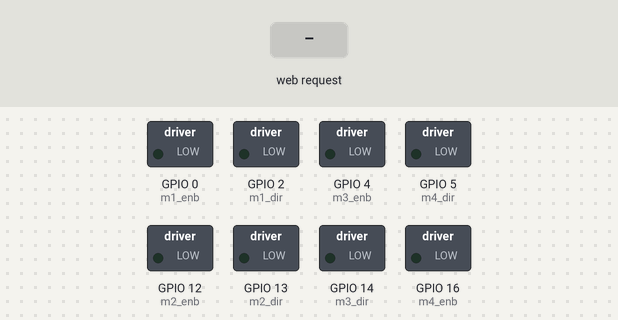
A sketch run on a simulated ESP8266 (NodeMCU). Parts: switched loads named in the sketch (green lamp = pin HIGH). Inputs (shaded band) come from the test bench. What the sketch prints to the serial monitor is not drawn.

Above: at 1.2 s.
1.3 s: HTTP request GET /m1/f received
At 2.1 s:
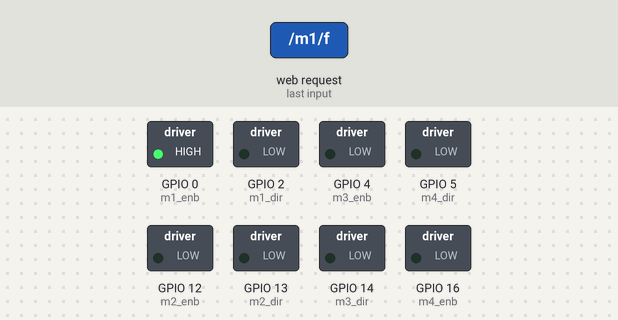
2.8 s: HTTP request GET /m1/b received
At 3.2 s:
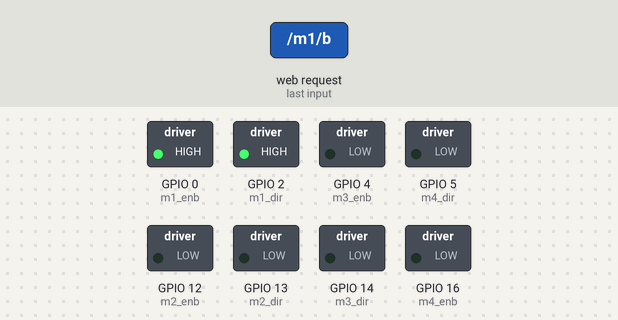
4.3 s: HTTP request GET /m1/s received
At 5.5 s:
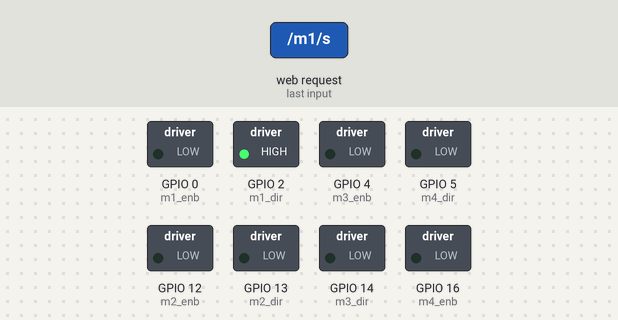
5.8 s: HTTP request GET /m2/f received
At 6.7 s:
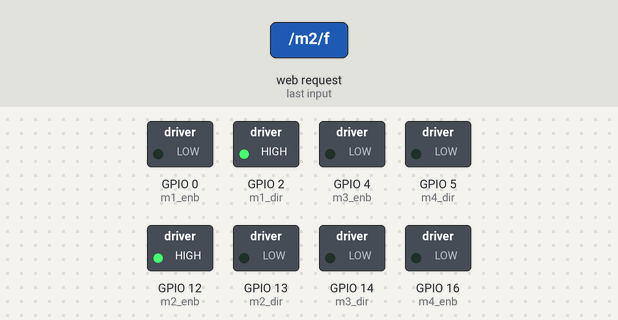
7.3 s: HTTP request GET /m2/b received
At 7.8 s:
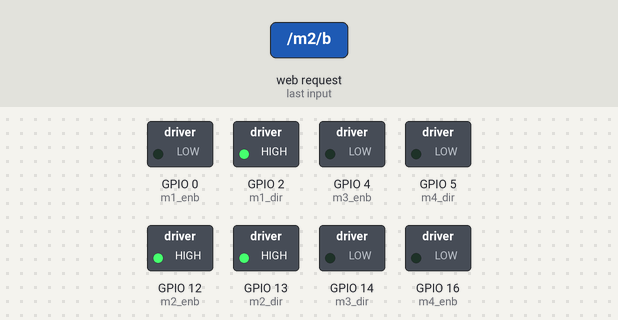
8.8 s: HTTP request GET /m2/s received
At 10.2 s:
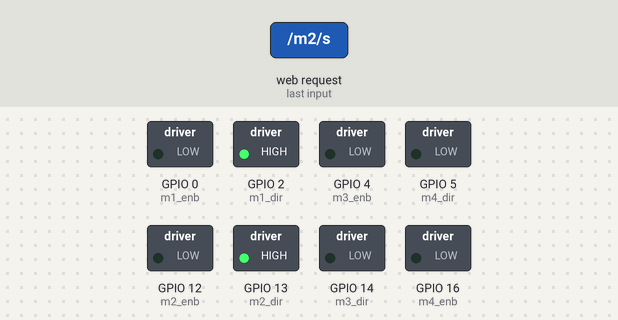
Timing chart, 0 to 11.3 s (numbered marks = the images above; inputs shaded):
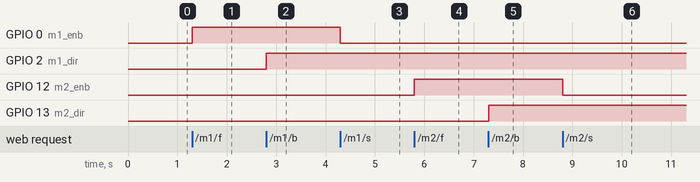

Measured:
- after the input at 1.3 s, GPIO 0 (m1_enb): LOW → HIGH at once
- after the input at 2.8 s, GPIO 2 (m1_dir): LOW → HIGH at once
- after the input at 4.3 s, GPIO 0 (m1_enb): HIGH → LOW at once
- after the input at 5.8 s, GPIO 12 (m2_enb): LOW → HIGH at once
- after the input at 7.3 s, GPIO 13 (m2_dir): LOW → HIGH at once
- after the input at 8.8 s, GPIO 12 (m2_enb): HIGH → LOW at once

The sketch:

WiFiAP-WiFiManualWebServer-DCM-button01-my-ok.ino
```cpp
#include <ESP8266WiFi.h>
#include <WiFiClient.h>
#include <WiFiServer.h>

#ifndef APSSID
#if __has_include("secrets.h")
#include "secrets.h"
#else
#define APSSID "CHANGE_ME"
#define APPSK  "CHANGE_ME_1234"
#endif
#endif

/* Set these to your desired credentials. */
const char *ssid = APSSID; //APSSID
const char *password = APPSK; //APPSK

//ESP8266WebServer server(80);
WiFiServer server(80);

int speed = 550; //PWM: 0~1023

// DC모터 드라이버 연결 핀
#define m1_dir  2 //gpio2, d9
#define m1_enb  0 //gpio0, d8
#define m2_dir  13 //gpio13, d7
#define m2_enb  12 //gpio12, d6
#define m3_dir  14 //gpio14, d5
#define m3_enb  4 //gpio4, d4
#define m4_dir  5 //gpio5, d3
#define m4_enb  16 //gpio16, d2

static int val1=2;
static int val2=2;
static int val3=2;
static int val4=2;

void setup() {
  Serial.begin(115200);
  /* You can remove the password parameter if you want the AP to be open. */
  WiFi.softAP(ssid, password);

  IPAddress myIP = WiFi.softAPIP();
  Serial.print("AP IP address: ");
  Serial.println(myIP);

  server.begin();
  //Serial.println("HTTP server started");

  //======================
  pinMode(m1_dir, OUTPUT); // m1_dir
  pinMode(m1_enb, OUTPUT); // m1_enb
  pinMode(m2_dir, OUTPUT); // m2_dir
  pinMode(m2_enb, OUTPUT); // m2_enb
  pinMode(m3_dir, OUTPUT); // m3_dir
  pinMode(m3_enb, OUTPUT); // m3_enb
  pinMode(m4_dir, OUTPUT); // m4_dir
  pinMode(m4_enb, OUTPUT); // m4_enb
}

void loop() {
  // Check if a client has connected
  WiFiClient client = server.available();
  if (!client) {
    return;
  }
  //Serial.println(F("new client"));

  client.setTimeout(2000); // default is 1000

  // Read the first line of the request
  String req = client.readStringUntil('\r');
  //Serial.println(F("request: "));
  //Serial.println(req);

  // Match the request
  //int val;
  if (req.indexOf(F("/m1/f")) != -1) {
    val1 = 0;
  } else if (req.indexOf(F("/m1/b")) != -1) {
    val1 = 1;
  } else if (req.indexOf(F("/m1/s")) != -1) {
    val1 = 2;
  } else if (req.indexOf(F("/m2/f")) != -1) {
    val2 = 0;
  } else if (req.indexOf(F("/m2/b")) != -1) {
    val2 = 1;
  } else if (req.indexOf(F("/m2/s")) != -1) {
    val2 = 2;
  } else if (req.indexOf(F("/m3/f")) != -1) {
    val3 = 0;
  } else if (req.indexOf(F("/m3/b")) != -1) {
    val3 = 1;
  } else if (req.indexOf(F("/m3/s")) != -1) {
    val3 = 2;
  } else if (req.indexOf(F("/m4/f")) != -1) {
    val4 = 0;
  } else if (req.indexOf(F("/m4/b")) != -1) {
    val4 = 1;
  } else if (req.indexOf(F("/m4/s")) != -1) {
    val4 = 2;
  } else {
    Serial.println(F("invalid request"));
  }
  /*
  Serial.print("val1:");
  Serial.println(val1);
  Serial.print("val2:");
  Serial.println(val2);
  Serial.print("val3:");
  Serial.println(val3);
  Serial.print("val4:");
  Serial.println(val4);
  */

  if(val1 == 0){
    m1_goForward(speed);
  }
  else if(val1 == 1){
    m1_goBackward(speed);
  }
  else{
    m1_stop();
  }

  if(val2 == 0){
    m2_goForward(speed);
  }
  else if(val2 == 1){
    m2_goBackward(speed);
  }
  else{
    m2_stop();
  }

  if(val3 == 0){
    m3_goForward(speed);
  }
  else if(val3 == 1){
    m3_goBackward(speed);
  }
  else{
    m3_stop();
  }

  if(val4 == 0){
    m4_goForward(speed);
  }
  else if(val4 == 1){
    m4_goBackward(speed);
  }
  else{
    m4_stop();
  }

  // read/ignore the rest of the request
  // do not client.flush(): it is for output only, see below
  while (client.available()) {
    // byte by byte is not very efficient
    client.read();
  }

  // Send the response to the client
  // it is OK for multiple small client.print/write,
  // because nagle algorithm will group them into one single packet
  //client.print(F("HTTP/1.1 200 OK\r\nContent-Type: text/html\r\n\r\n<!DOCTYPE HTML>\r\n<html>\r\nGPIO is now "));
  client.println("HTTP/1.1 200 OK");
  client.println("Content-type:text/html");
  client.println("Connection: close");
  client.println();
  // Display the HTML web page
  client.println("<!DOCTYPE html><html>");
  client.println("<head><meta name=\"viewport\" content=\"width=device-width, initial-scale=1\">");
  client.println("<title>DC Motor Control</title>");
  client.println("<link rel=\"icon\" href=\"data:,\">");
  // CSS to style the on/off buttons
  // Feel free to change the background-color and font-size attributes to fit your preferences
  client.println("<style>html { font-family: Helvetica; display: inline-block; margin: 0px auto; text-align: center;}");
  client.println(".button { background-color: #4CAF50; border: none; color: white; padding: 5px 30px;");
  client.println("text-decoration: none; font-size: 15px; margin: 2px; cursor: pointer;}");
  client.println(".button1 {background-color: #cc603f;}");
  client.println(".button2 {background-color: #3fcc44;}");
  client.println(".button3 {background-color: #2e2eef;}");
  client.println(".button4 {background-color: #f40b0b;}");
  client.println(".button5 {background-color: #555555;}");
  client.println(".button6 {background-color: #000000;}</style></head>");
  // Web Page Heading
  client.println("<body><h1>Mechanical Design</h1>");

  //client.print(F("<P><a href='http://"));
  client.print(F("<P><a href='"));
  //client.print("192.168.4.1");
  //client.print(F("/m1/f'><button class=\"button\">M1-F</button></a> <a href='http://"));
  //client.print(F("/m1/f'><button class=\"button\">M1-F</button></a> <a href='"));
  client.print(F("/m1/f'><button class=\"button button1\">M1-F</button></a> <a href='"));
  //client.print("192.168.4.1");
  //client.print(F("/m1/b'><button class=\"button\">M1-B</button></a> <a href='http://"));
  client.print(F("/m1/b'><button class=\"button button1\">M1-B</button></a> <a href='"));
  //client.print("192.168.4.1");
  client.print(F("/m1/s'><button class=\"button button6\">M1-S</button></a> "));
  if(val1 == 0){
    client.print(F("m1_f</P>"));
  }
  else if(val1 == 1){
    client.print(F("m1_b</P>"));
  }
  else{
    client.print(F("m1_s</P>"));
  }

  //client.print(F("<P><a href='http://"));
  client.print(F("<P><a href='"));
  //client.print("192.168.4.1");
  //client.print(F("/m2/f'><button class=\"button\">M2-F</button></a> <a href='http://"));
  client.print(F("/m2/f'><button class=\"button button2\">M2-F</button></a> <a href='"));
  //client.print("192.168.4.1");
  //client.print(F("/m2/b'><button class=\"button\">M2-B</button></a> <a href='http://"));
  client.print(F("/m2/b'><button class=\"button button2\">M2-B</button></a> <a href='"));
  //client.print("192.168.4.1");
  client.print(F("/m2/s'><button class=\"button button6\">M2-S</button></a> "));
  if(val2 == 0){
    client.print(F("m2_f</P>"));
  }
  else if(val2 == 1){
    client.print(F("m2_b</P>"));
  }
  else{
    client.print(F("m2_s</P>"));
  }

  //client.print(F("<P><a href='http://"));
  client.print(F("<P><a href='"));
  //client.print("192.168.4.1");
  //client.print(F("/m3/f'><button class=\"button\">M3-F</button></a> <a href='http://"));
  client.print(F("/m3/f'><button class=\"button button3\">M3-F</button></a> <a href='"));
  //client.print("192.168.4.1");
  //client.print(F("/m3/b'><button class=\"button\">M3-B</button></a> <a href='http://"));
  client.print(F("/m3/b'><button class=\"button button3\">M3-B</button></a> <a href='"));
  //client.print("192.168.4.1");
  client.print(F("/m3/s'><button class=\"button button6\">M3-S</button></a> "));
  if(val3 == 0){
    client.print(F("m3_f</P>"));
  }
  else if(val3 == 1){
    client.print(F("m3_b</P>"));
  }
  else{
    client.print(F("m3_s</P>"));
  }

  //client.print(F("<P><a href='http://"));
  client.print(F("<P><a href='"));
  //client.print("192.168.4.1");
  //client.print(F("/m4/f'><button class=\"button\">M4-F</button></a> <a href='http://"));
  client.print(F("/m4/f'><button class=\"button button4\">M4-F</button></a> <a href='"));
  //client.print("192.168.4.1");
  //client.print(F("/m4/b'><button class=\"button\">M4-B</button></a> <a href='http://"));
  client.print(F("/m4/b'><button class=\"button button4\">M4-B</button></a> <a href='"));
  //client.print("192.168.4.1");
  client.print(F("/m4/s'><button class=\"button button6\">M4-S</button></a> "));
  if(val4 == 0){
    client.print(F("m4_f</P>"));
  }
  else if(val4 == 1){
    client.print(F("m4_b</P>"));
  }
  else{
    client.print(F("m4_s</P>"));
  }

  client.print(F("<meta http-equiv=\"refresh\" content=\"5\">"));
  client.print(F("</body></html>"));

  client.stop();
}

void m1_goForward(int nSpeed)
{
    digitalWrite(m1_dir, LOW);
    analogWrite(m1_enb, nSpeed);
}

void m1_goBackward(int nSpeed)
{
    digitalWrite(m1_dir, HIGH);
    analogWrite(m1_enb, nSpeed);
}

void m1_stop(void)
{
    analogWrite(m1_enb, 0);
}

void m2_goForward(int nSpeed)
{
    digitalWrite(m2_dir, LOW);
    analogWrite(m2_enb, nSpeed);
}

void m2_goBackward(int nSpeed)
{
    digitalWrite(m2_dir, HIGH);
    analogWrite(m2_enb, nSpeed);
}

void m2_stop(void)
{
    analogWrite(m2_enb, 0);
}

void m3_goForward(int nSpeed)
{
    digitalWrite(m3_dir, LOW);
    analogWrite(m3_enb, nSpeed);
}

void m3_goBackward(int nSpeed)
{
    digitalWrite(m3_dir, HIGH);
    analogWrite(m3_enb, nSpeed);
}

void m3_stop(void)
{
    analogWrite(m3_enb, 0);
}

void m4_goForward(int nSpeed)
{
    digitalWrite(m4_dir, LOW);
    analogWrite(m4_enb, nSpeed);
}

void m4_goBackward(int nSpeed)
{
    digitalWrite(m4_dir, HIGH);
    analogWrite(m4_enb, nSpeed);
}

void m4_stop(void)
{
    analogWrite(m4_enb, 0);
}
```

secrets.example.h
```cpp
#ifndef APSSID
#define APSSID "your-ap-ssid"
#endif

#ifndef APPSK
#define APPSK "your-ap-password"
#endif
```
